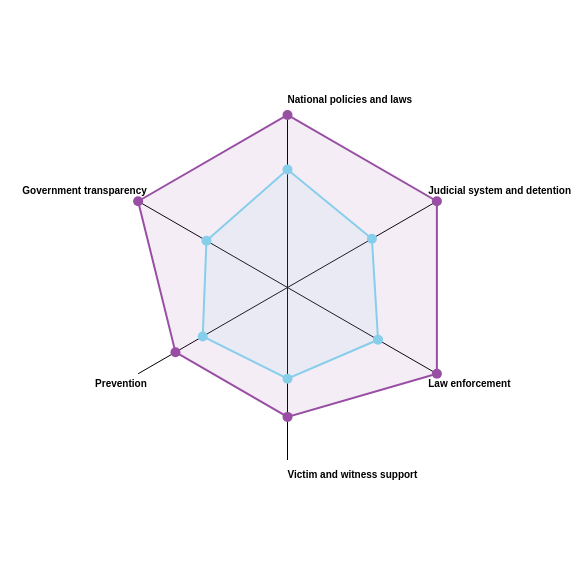

Specify this chart in Vega-Lite:
### Vega specification from a JSON file in a GitHub repository (floating-point values rounded to 4 significant figures)
{"$schema": "https://vega.github.io/schema/vega/v5.json", "description": "A radar chart example, showing multiple dimensions in a radial layout.", "width": 575, "height": 575, "padding": 115, "autosize": {"type": "none", "contains": "padding"}, "signals": [{"name": "radius", "update": "width / 2"}], "data": [{"name": "table", "values": [{"Country": "Australia", "category": "Government transparency", "value": 8.0}, {"Country": "Australia", "category": "National policies and laws", "value": 8.0}, {"Country": "Australia", "category": "Judicial system and detention", "value": 8.0}, {"Country": "Australia", "category": "Law enforcement", "value": 8.0}, {"Country": "Australia", "category": "Victim and witness support", "value": 6.0}, {"Country": "Australia", "category": "Prevention", "value": 6.0}, {"Country": "Rest of World", "category": "Government transparency", "value": 4.34}, {"Country": "Rest of World", "category": "National policies and laws", "value": 5.47}, {"Country": "Rest of World", "category": "Judicial system and detention", "value": 4.52}, {"Country": "Rest of World", "category": "Law enforcement", "value": 4.85}, {"Country": "Rest of World", "category": "Victim and witness support", "value": 4.23}, {"Country": "Rest of World", "category": "Prevention", "value": 4.54}]}, {"name": "countries", "source": "table", "transform": [{"type": "aggregate", "groupby": ["category"]}]}], "scales": [{"name": "angular", "type": "point", "range": {"signal": "[-PI, PI]"}, "padding": 0.5, "domain": {"data": "countries", "field": "category"}}, {"name": "radial", "type": "linear", "range": {"signal": "[0, radius]"}, "zero": true, "nice": false, "domain": {"data": "table", "field": "value"}, "domainMin": 0}, {"name": "color", "type": "ordinal", "domain": ["Australia", "Rest of World"], "range": ["#984ea3", "skyblue"]}], "legends": [{"fill": "color", "title": "Country", "orient": "right", "encode": {"symbols": {"enter": {"fillOpacity": {"value": 0.8}, "stroke": {"value": "transparent"}}}}}], "encode": {"enter": {"x": {"signal": "radius"}, "y": {"signal": "radius"}}}, "marks": [{"type": "group", "name": "categories", "zindex": 1, "from": {"facet": {"data": "table", "name": "facet", "groupby": ["Country"]}}, "marks": [{"type": "line", "name": "category-line", "from": {"data": "facet"}, "encode": {"enter": {"interpolate": {"value": "linear-closed"}, "x": {"signal": "scale('radial', datum.value) * cos(scale('angular', datum.category))"}, "y": {"signal": "scale('radial', datum.value) * sin(scale('angular', datum.category))"}, "stroke": {"scale": "color", "field": "Country"}, "strokeWidth": {"value": 2}, "fill": {"scale": "color", "field": "Country"}, "fillOpacity": {"value": 0.1}}}}, {"type": "symbol", "from": {"data": "facet"}, "encode": {"enter": {"x": {"signal": "scale('radial', datum.value) * cos(scale('angular', datum.category))"}, "y": {"signal": "scale('radial', datum.value) * sin(scale('angular', datum.category))"}, "fill": {"scale": "color", "field": "Country"}, "size": {"value": 100}, "tooltip": {"signal": "datum.Country + ': ' + format(datum.value, '.2f')"}}}}]}, {"type": "rule", "name": "radial-grid", "from": {"data": "countries"}, "zindex": 0, "encode": {"enter": {"x": {"value": 0}, "y": {"value": 0}, "x2": {"signal": "radius * cos(scale('angular', datum.category))"}, "y2": {"signal": "radius * sin(scale('angular', datum.category))"}, "stroke": {"value": "black"}, "strokeWidth": {"value": 1}}}}, {"type": "text", "name": "key-label", "from": {"data": "countries"}, "zindex": 1, "encode": {"enter": {"x": {"signal": "(radius - 10) * cos(scale('angular', datum.category))"}, "y": {"signal": "(radius + 10) * sin(scale('angular', datum.category))"}, "text": {"field": "category"}, "align": [{"test": "abs(scale('angular', datum.category)) > PI / 2", "value": "right"}, {"value": "left"}], "baseline": [{"test": "scale('angular', datum.category) > 0", "value": "top"}, {"test": "scale('angular', datum.category) == 0", "value": "middle"}, {"value": "bottom"}], "fill": {"value": "black"}, "fontWeight": {"value": "bold"}, "fontSize": {"value": 10}}}}]}
